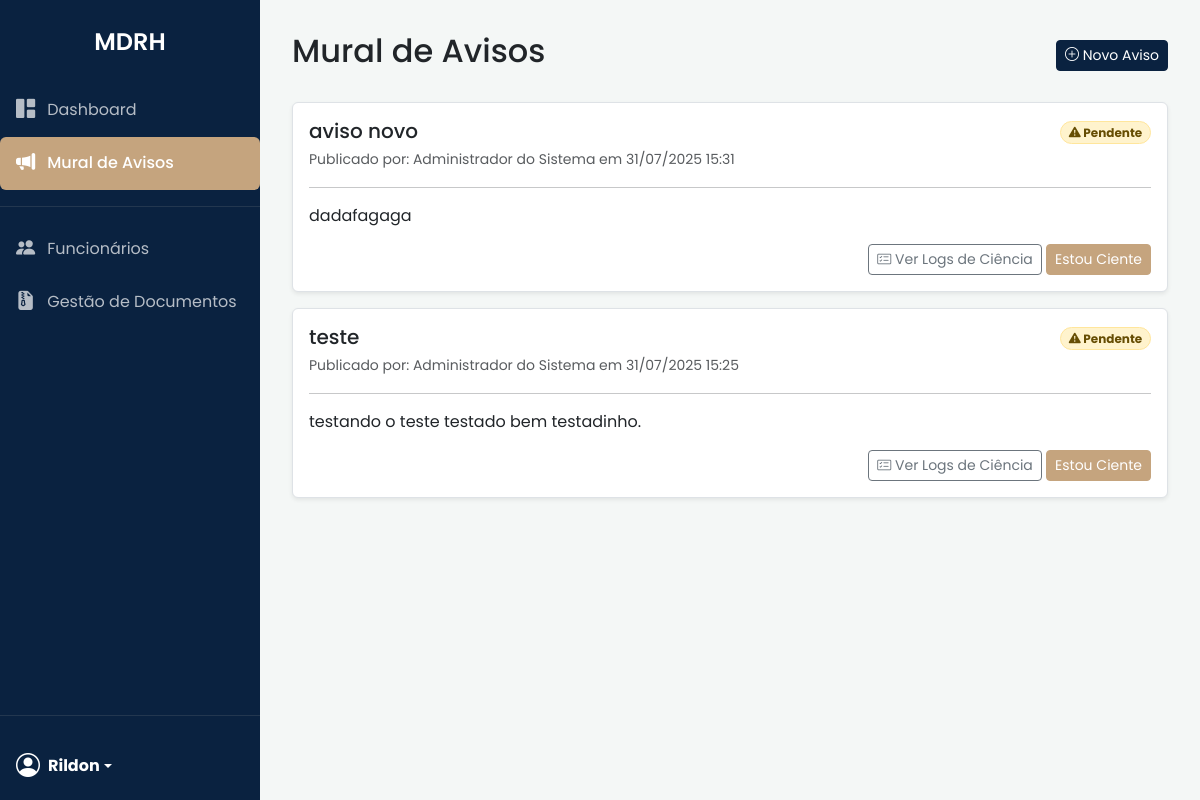
/avisos (signed in), run on the app's committed database.
### app/models.py (models this page shows)
class Funcionario(db.Model):
    __tablename__ = 'funcionario'
    id = db.Column(db.Integer, primary_key=True)
    nome = db.Column(db.String(120), nullable=False)
    cpf = db.Column(db.String(14), unique=True, nullable=False)
    email = db.Column(db.String(120), nullable=False)
    telefone = db.Column(db.String(20))
    cargo = db.Column(db.String(100))
    setor = db.Column(db.String(100))
    data_nascimento = db.Column(db.Date)
    contato_emergencia_nome = db.Column(db.String(120))
    contato_emergencia_telefone = db.Column(db.String(20))
    foto_perfil = db.Column(db.String(255), nullable=True) # FOTO DE PERFIL
    apelido = db.Column(db.String(50), nullable=True) # APELIDO
    sistemas = db.relationship('Sistema', secondary=funcionario_sistemas, lazy='subquery',
                               backref=db.backref('funcionarios', lazy=True))

class Aviso(db.Model):
    __tablename__ = 'aviso'
    id = db.Column(db.Integer, primary_key=True)
    titulo = db.Column(db.String(200), nullable=False)
    conteudo = db.Column(db.Text, nullable=False)
    data_publicacao = db.Column(db.DateTime, default=datetime.utcnow)
    autor_id = db.Column(db.Integer, db.ForeignKey('usuario.id'), nullable=False)
    autor = db.relationship('Usuario')
    logs_ciencia = db.relationship('LogCienciaAviso', backref='aviso', lazy='dynamic')

### app/routes.py (the view)
@main.route('/avisos')
@login_required
def listar_avisos():
    todos_avisos = Aviso.query.order_by(Aviso.data_publicacao.desc()).all()
    avisos_lidos_ids = {log.aviso_id for log in current_user.logs_ciencia}
    return render_template('avisos/listar_avisos.html', avisos=todos_avisos, avisos_lidos_ids=avisos_lidos_ids)

### app/models.py (called while the page is built)
    def tem_permissao(self, nome_permissao):
        return any(p.nome == nome_permissao for p in self.permissoes)

### templates/avisos/listar_avisos.html (shortened to what this page needs)
{% extends "base.html" %}
{% block content %}
<div class="d-flex justify-content-between align-items-center mb-4">
    <h1 class="h2">Mural de Avisos</h1>
    {% if current_user.tem_permissao('admin_rh') %}
    <div class="btn-toolbar mb-2 mb-md-0">
        <a href="{{ url_for('main.criar_aviso') }}" class="btn btn-sm btn-brand">
            <i class="bi bi-plus-circle"></i> Novo Aviso
        </a>
    </div>
    {% endif %}
</div>
{% for aviso in avisos %}
<div class="card shadow-sm mb-3">
    <div class="card-body">
        <div class="d-flex justify-content-between align-items-start">
            <div>
                <h5 class="card-title mb-1">{{ aviso.titulo }}</h5>
                <small class="text-muted">
                    Publicado por: {{ aviso.autor.funcionario.nome }} em {{ aviso.data_publicacao.strftime('%d/%m/%Y %H:%M') }}
                </small>
            </div>
            <div>
                {% if aviso.id in avisos_lidos_ids %}
                    <span class="badge bg-success-subtle border border-success-subtle text-success-emphasis rounded-pill"><i class="bi bi-check-circle-fill"></i> Lido</span>
                {% else %}
                    <span class="badge bg-warning-subtle border border-warning-subtle text-warning-emphasis rounded-pill"><i class="bi bi-exclamation-triangle-fill"></i> Pendente</span>
                {% endif %}
            </div>
        </div>
        <hr>
        <p class="card-text" style="white-space: pre-wrap;">{{ aviso.conteudo }}</p>
        <div class="text-end">
            {% if current_user.tem_permissao('admin_rh') %}
                <a href="{{ url_for('main.ver_logs_ciencia', aviso_id=aviso.id) }}" class="btn btn-sm btn-outline-secondary">
                    <i class="bi bi-card-checklist"></i> Ver Logs de Ciência
                </a>
            {% endif %}
            {% if aviso.id not in avisos_lidos_ids %}
                <form method="POST" action="{{ url_for('main.dar_ciencia_aviso', aviso_id=aviso.id) }}" style="display: inline;">
                    <button type="submit" class="btn btn-sm btn-accent">Estou Ciente</button>
                </form>
            {% endif %}
        </div>
    </div>
</div>
{% else %}
<div class="card shadow-sm">
    <div class="card-body text-center">
        <p class="mb-0">Nenhum aviso publicado no momento.</p>
    </div>
</div>
{% endfor %}
{% endblock %}

### templates/base.html (shortened to what this page needs)
<!DOCTYPE html>
<html lang="pt-br">
<head>
    <link href="https://cdn.jsdelivr.net/npm/bootstrap@5.3.3/dist/css/bootstrap.min.css" rel="stylesheet">
    <link rel="stylesheet" href="https://cdn.jsdelivr.net/npm/bootstrap-icons@1.11.3/font/bootstrap-icons.min.css">
    <link rel="stylesheet" href="{{ url_for('static', filename='custom_style.css') }}">
</head>
<body>
    <div class="d-flex flex-column flex-shrink-0 sidebar">
        <div class="sidebar-header">
            MDRH
        </div>
        <ul class="nav nav-pills flex-column mb-auto">
            <li class="nav-item">
                <a href="{{ url_for('main.index') }}" class="nav-link {% if request.endpoint == 'main.index' %}active{% endif %}">
                    <i class="bi bi-grid-1x2-fill"></i> Dashboard
                </a>
            </li>
            <li>
                <a href="{{ url_for('main.listar_avisos') }}" class="nav-link {% if 'aviso' in request.endpoint %}active{% endif %}">
                    <i class="bi bi-megaphone-fill"></i> Mural de Avisos
                </a>
            </li>
            {% if current_user.is_authenticated and current_user.tem_permissao('admin_rh') %}
            <hr class="text-secondary">
            <li class="nav-item">
                <a href="{{ url_for('main.listar_funcionarios') }}" class="nav-link {% if 'listar_funcionarios' in request.endpoint %}active{% endif %}">
                    <i class="bi bi-people-fill"></i> Funcionários
                </a>
            </li>
            <li>
                <a href="{{ url_for('documentos.gestao_documentos') }}" class="nav-link {% if 'documentos' in request.endpoint %}active{% endif %}">
                    <i class="bi bi-file-earmark-zip-fill"></i> Gestão de Documentos
                </a>
            </li>
            {% endif %}
        </ul>
        <hr class="text-secondary">
        <div class="dropdown">
            <a href="#" class="d-flex align-items-center text-white text-decoration-none dropdown-toggle p-3" id="dropdownUser1" data-bs-toggle="dropdown" aria-expanded="false">
                {% if current_user.is_authenticated and current_user.funcionario.foto_perfil %}
                    <img src="{{ url_for('perfil.uploaded_file', filename=current_user.funcionario.foto_perfil) }}" alt="Foto de Perfil" width="32" height="32" class="rounded-circle me-2" style="object-fit: cover;">
                {% else %}
                    <i class="bi bi-person-circle fs-4 me-2"></i>
                {% endif %}
                <strong>{{ current_user.funcionario.apelido or current_user.funcionario.nome.split()[0] }}</strong>
            </a>
        </div>
    </div>
    <main class="content">
        {% block content %}{% endblock %}
    </main>
</body>
</html>

### static/custom_style.css (style rules this page uses)
:root { --cor-primaria: #0a2240; --cor-acento: #c5a47e; --cor-fundo: #f4f7f6; --cor-superficie: #ffffff; --cor-texto-principal: #333333; --cor-texto-secundario: #555555; --cor-borda: #dee2e6; }
body { font-family: 'Poppins', sans-serif; display: flex; background-color: var(--cor-fundo); }
.sidebar { width: 260px; min-height: 100vh; background-color: var(--cor-primaria); color: #fff; }
.sidebar .sidebar-header { padding: 1.5rem 1rem; font-size: 1.5rem; font-weight: 600; text-align: center; color: #fff; }
.sidebar .nav-link { color: rgba(255, 255, 255, 0.7); padding: 0.75rem 1rem; display: flex; align-items: center; transition: all 0.2s ease-in-out; }
.sidebar .nav-link .bi { margin-right: 12px; font-size: 1.2rem; }
.sidebar .nav-link.active { background-color: var(--cor-acento); color: #fff; font-weight: 500; }
.sidebar .dropdown-toggle { color: #fff; }
.content { flex-grow: 1; padding: 2rem; }
.card { border: 1px solid var(--cor-borda); box-shadow: 0 2px 10px rgba(0,0,0,0.05); }
.btn-brand { background-color: var(--cor-primaria); border-color: var(--cor-primaria); color: #fff; }
.btn-accent { background-color: var(--cor-acento); border-color: var(--cor-acento); color: #fff; }

### data on the page
Funcionario: funcionario "Rildon"
Aviso: titulo "aviso novo", autor.funcionario.nome "Administrador do Sistema", data_publicacao "31/07/2025 15:31", shows "Pendente", conteudo "dadafagaga"
Aviso: titulo "teste", autor.funcionario.nome "Administrador do Sistema", data_publicacao "31/07/2025 15:25", shows "Pendente", conteudo "testando o teste testado bem testadinho."
